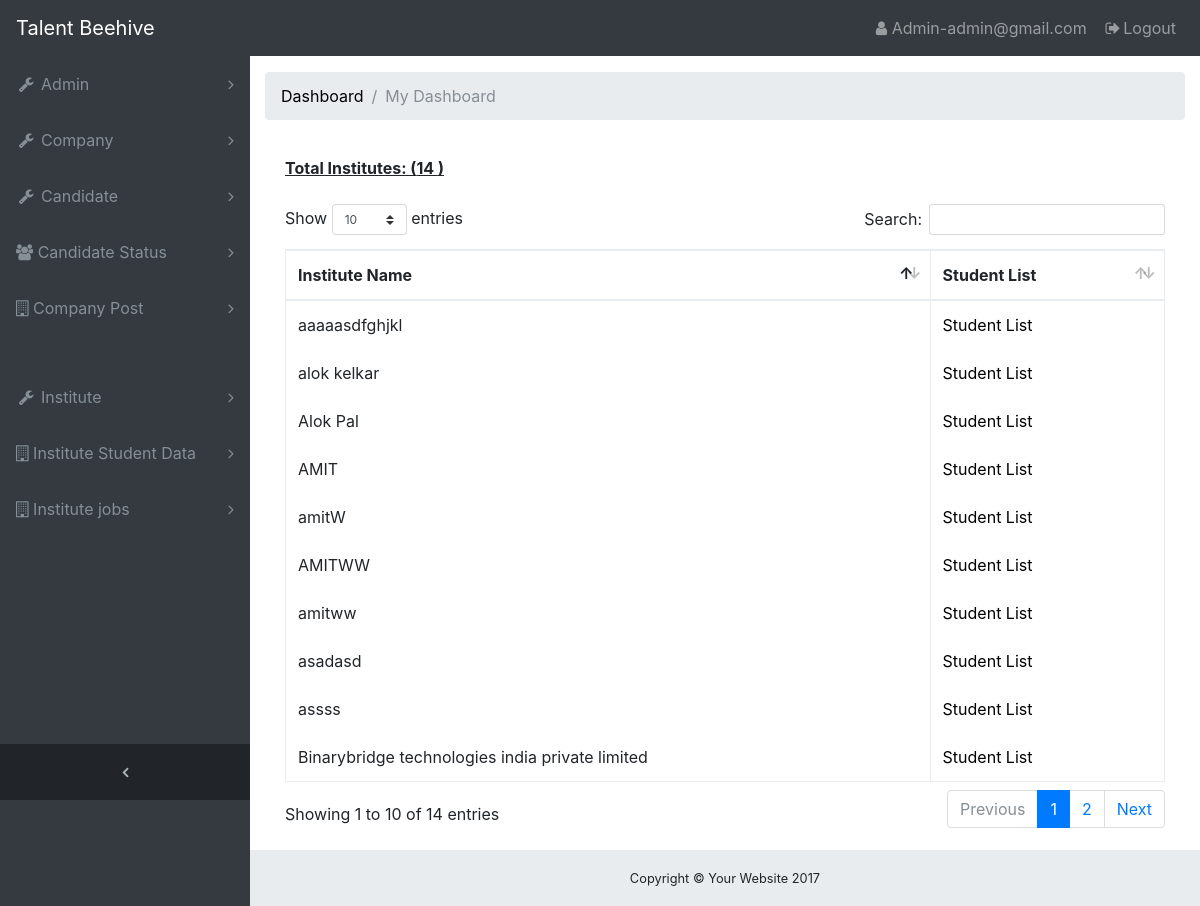
Page /admin_instit_student_display.php (signed in) on the committed database.
### tables this page shows
CREATE TABLE IF NOT EXISTS `institute_registration` (
  `id` int(254) NOT NULL AUTO_INCREMENT,
  `institute_name` varchar(500) NOT NULL,
  `contact_person` varchar(200) DEFAULT NULL,
  `email` varchar(200) NOT NULL,
  `website_url` varchar(300) DEFAULT NULL,
  `state` int(100) DEFAULT NULL,
  `city` int(100) DEFAULT NULL,
  `mobile` varchar(100) DEFAULT NULL,
  `landline` varchar(100) DEFAULT NULL,
  `password` varchar(254) NOT NULL,
  `confirm_password` varchar(100) NOT NULL,
  `video` varchar(2000) DEFAULT NULL,
  `institute_logo` varchar(1000) DEFAULT NULL,
  `qualification` varchar(255) DEFAULT NULL,
  `course` varchar(255) DEFAULT NULL,
  `date_time` varchar(677) NOT NULL,
  `status` enum('Pending','Approved') NOT NULL DEFAULT 'Pending',
  `invitation` enum('invited','invite') NOT NULL DEFAULT 'invited',
  `video_status` enum('send','video') NOT NULL DEFAULT 'video',
  PRIMARY KEY (`id`)
);

### admin_instit_student_display.php (the view, shortened to what this page needs)
<?php
require_once "config1.php";
$query = "select * from institute_registration";
$data = mysqli_query($DB,$query);
$num=mysqli_num_rows($data);
$query1 = "select count(*) c from institute_registration";
$data1 = mysqli_query($DB,$query1);
$row1 = mysqli_fetch_assoc($data1);
?>
<!DOCTYPE html>
<html lang="en">
<head>
  <link href="vendor/bootstrap/css/bootstrap.min.css" rel="stylesheet">
  <link href="https://maxcdn.bootstrapcdn.com/font-awesome/4.7.0/css/font-awesome.min.css" rel="stylesheet" type="text/css">
  <link href="vendor/datatables/dataTables.bootstrap4.css" rel="stylesheet">
  <link href="css/sb-admin.css" rel="stylesheet">
</head>
<body class="fixed-nav sticky-footer bg-dark" id="page-top">
  <?php
 include("admin_header.php");
 ?>
  <div class="content-wrapper">
    <div class="container-fluid">
      <ol class="breadcrumb">
        <li class="breadcrumb-item">
          <a href="#">Dashboard</a>
        </li>
        <li class="breadcrumb-item active">My Dashboard</li>
      </ol>
        <div class="card-body">
          <div class="table-responsive" style="overflow-x:auto;">
        <b><u>Total Institutes: (<?php echo $row1['c']; ?> )</u></b> <br><br>
            <table class="table table-bordered" id="dataTable" width="100%" cellspacing="0">
              <thead>
				<tr>
			<th>Institute Name</th>
                  	<th>Student List</th>
                </tr>
              </thead>
              <tbody>
						<?php
						for($i=1; $i<=$num; $i++) {
						$rows=mysqli_fetch_array($data);
						 ?>
							<tr >
								<td> <?php echo $rows['institute_name']; ?> </td>
                  <td> <a href="admin_institute_stud_display.php?id=<?php echo $rows['id']; ?>">Student List</a>
                  </td>
							<?php } ?>
                </tr>
              </tbody>
            </table>
          </div>
        </div>
    <footer class="sticky-footer">
      <div class="container">
        <div class="text-center">
          <small>Copyright © Your Website 2017</small>
        </div>
      </div>
    </footer>
  </div>
</body>
</html>

### css/sb-admin.css (style rules this page uses)
html { position: relative; min-height: 100%; }
body { overflow-x: hidden; }
body.sticky-footer { margin-bottom: 56px; }
body.sticky-footer .content-wrapper { min-height: calc(100vh - 56px - 56px); }
body.fixed-nav { padding-top: 56px; }
.content-wrapper { min-height: calc(100vh - 56px); padding-top: 1rem; }
.content-wrapper { overflow-x: hidden; background: white; }
@media (min-width: 992px) { .content-wrapper { margin-left: 250px; } }
footer.sticky-footer { position: absolute; right: 0; bottom: 0; width: 100%; height: 56px; background-color: #e9ecef; line-height: 55px; }
@media (min-width: 992px) { footer.sticky-footer { width: calc(100% - 250px); } }
.small, small { font-size: 80%; font-weight: 400; }
.table td { border-top:none; }
a { color:#000; }

### rows in the picture
institute_registration: institute_name "aaaaasdfghjkl"
institute_registration: institute_name "AMITWW"
institute_registration: institute_name "amitww"
institute_registration: institute_name "AMIT"
institute_registration: institute_name "amitW"
institute_registration: institute_name "assss"
institute_registration: institute_name "asadasd"
institute_registration: institute_name "Binarybridge technologies india private limited"
institute_registration: institute_name "Alok Pal"
institute_registration: institute_name "alok kelkar"

### other values in the picture
$_SESSION['userid'] "admin@gmail.com"
$row1['c'] "14"
